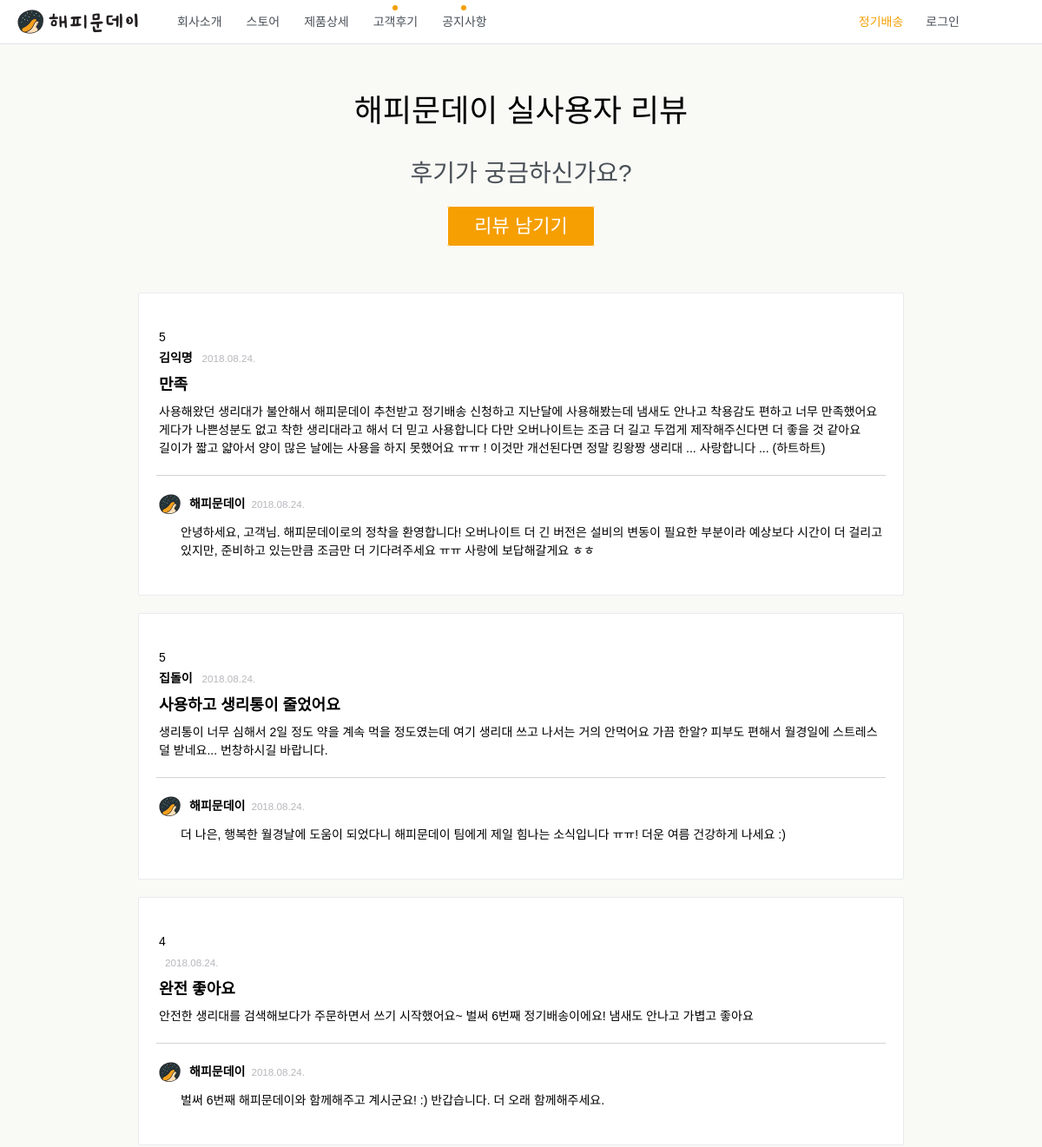
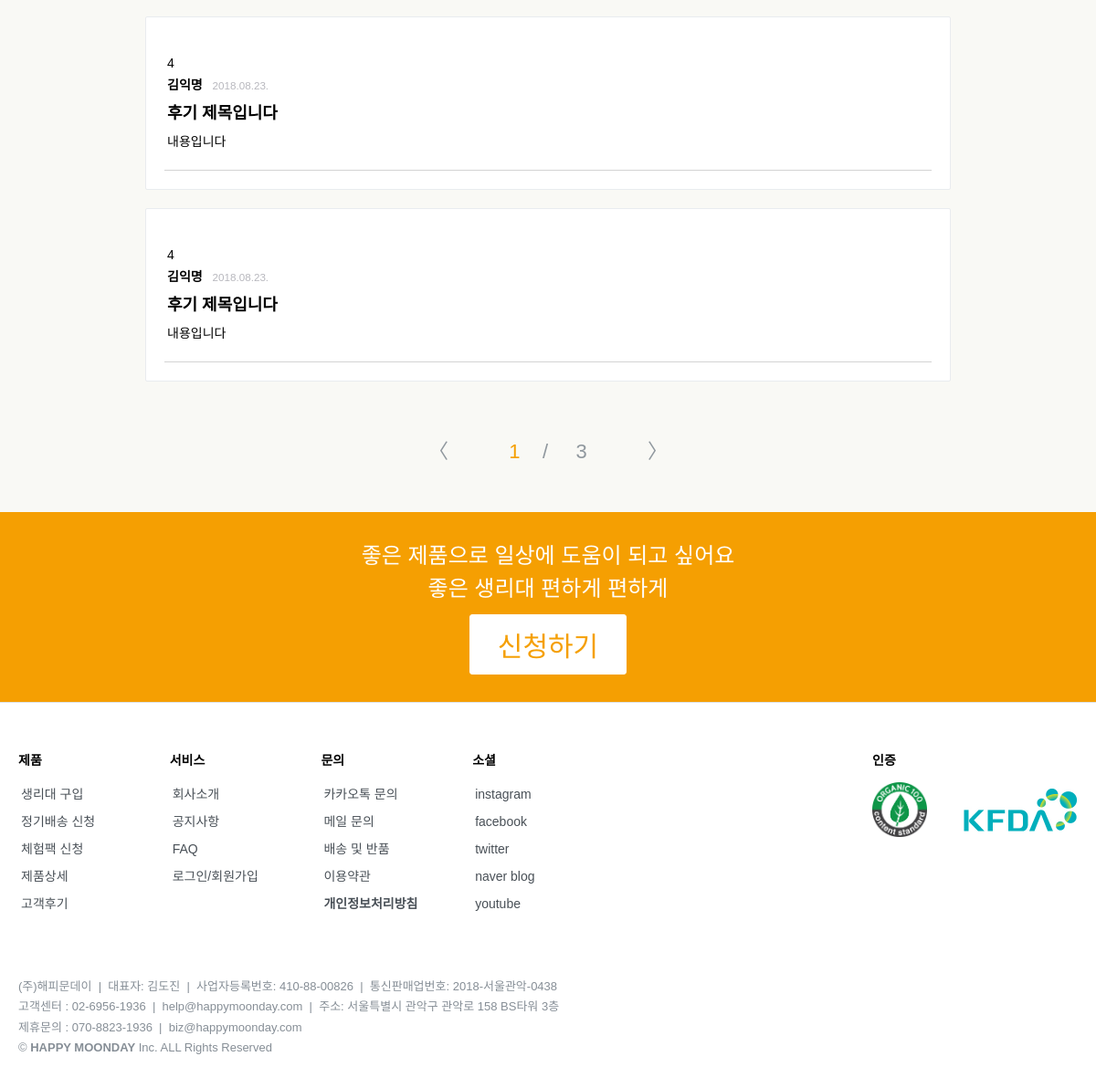
/review/, run on the app's committed database (2 pictures, top to bottom).
### reviews/models.py (models this page shows, shortened)
class Review(models.Model):
    STAR_CHOICES = (
        (1, 1), (2, 2), (3, 3), (4, 4), (5, 5),
    )
    user = models.ForeignKey(settings.AUTH_USER_MODEL, on_delete=models.CASCADE)
    star = models.IntegerField(choices=STAR_CHOICES)
    title = models.CharField(max_length=100)
    content = models.TextField()
    created_at = models.DateTimeField(auto_now_add=True)
    updated_at = models.DateTimeField(auto_now=True)

class Review_Comment(models.Model):
    review = models.ForeignKey(Review, on_delete=models.CASCADE,) #related_name="comment_set"
    author = models.ForeignKey(settings.AUTH_USER_MODEL, on_delete=models.CASCADE)
    message = models.TextField()
    created_at = models.DateTimeField(auto_now_add=True)
    updated_at = models.DateTimeField(auto_now=True)

### accounts/models.py (models this page shows)
class Information(models.Model):
    user = models.OneToOneField(settings.AUTH_USER_MODEL, on_delete=models.CASCADE)
    name = models.CharField(max_length=100)
    email = models.CharField(max_length=100)
    birth_year = models.IntegerField(blank=True)
    birth_month = models.IntegerField(blank=True)
    birth_day = models.IntegerField(blank=True)
    channel = models.CharField(max_length=100)
    referral_code = models.CharField(max_length=100)
    created_at = models.DateTimeField(auto_now_add=True)
    updated_at = models.DateTimeField(auto_now=True)

### reviews/views.py (the view)
# urls.py: path('', views.review_list, name='review_list'),
def review_list(request):
    all_reviews = Review.objects.all()
    all_reviews = all_reviews.order_by('-id')
    paginator = Paginator(all_reviews, 5)
    page = request.GET.get('page')
    reviews = paginator.get_page(page)
    ctx = {
        'reviews': reviews,
    }
    return render(request, 'reviews/review_list.html', ctx)

### reviews/templates/reviews/review_list.html (shortened to what this page needs)
{% extends 'base.html' %}
{% load static %}
{% load el_pagination_tags %}
{% block css %}
    <link rel="stylesheet" href="/static/css/reviews/review_list.css">
{% endblock %}
{% block main %}
<div class="top">
    <h1>해피문데이 실사용자 리뷰</h1>
    <h2>후기가 궁금하신가요?</h2>
    <a class="btn-review" href="{% url 'reviews:review_create' %}">리뷰 남기기</a>
</div>
<div class="reviews_container_pagination">
    {% for review in reviews %}
        <div class="reviewAndcomment">
            <div class="review">
                <ul>
                    <li>{{ review.star }}</li>
                    <li><b>{{ review.user.information.name }}</b> <small>{{ review.created_at |date:"Y.m.d."}}</small></li>
                    <li id="review_title">{{ review.title }} </li>
                    <li>{{ review.content }}</li>
                </ul>
            </div>
            <div class="comment">
                {% for comment in review.review_comment_set.all %}
                    <ul>
                        <li class="superuser">
                            <img id="logo_symbol" src="{% static 'images/logo_symbol_happymoonday.png' %}">
                            <b>해피문데이</b><small>{{ comment.created_at |date:"Y.m.d."}}</small>
                        </li>
                        <li class="superuser_message">{{ comment.message }}</li>
                    </ul>
                {% endfor %}
            </div>
        </div>
    {% endfor %}
</div>
<div class="pages">
    <span class="step-links">
        {% if reviews.has_previous %}
            <a href="?page={{ reviews.previous_page_number }}"> 〈 </a>
        {% else %}
            <a> 〈 </a>
        {% endif %}
        <span class="current">
            <span class="current_now">{{ reviews.number }}</span>  &nbsp; &nbsp;/  &nbsp; &nbsp; {{ reviews.paginator.num_pages }}
        </span>
        {% if reviews.has_next %}
            <a href="?page={{ reviews.next_page_number }}"> 〉 </a>
        {% else %}
            <a> 〉 </a>
        {% endif %}
    </span>
</div>
<div class="bottom">
    <div class="bottom_container">
        <p>좋은 제품으로 일상에 도움이 되고 싶어요</p>
        <p>좋은 생리대 편하게 편하게</p>
        <button>신청하기</button>
    </div>
</div>
{% endblock %}

### static/css/login/default.css (style rules this page uses)
html { -webkit-text-size-adjust: 100%; font-family: 'NanumSquare', 'Helvetica', 'APPLE SD Gothic Neo', 'Malgun Gothic', 'Dotum', sans-serif; color: #000000; }
body { width: 100vw; height: 100vh; overflow-x: hidden; overflow-y: scroll; margin: 0; padding: 0; font-size: 0.875rem; line-height: 1.5; word-break: keep-all; }
img { border: 0; }
button,select { text-transform: none; cursor: pointer; font-family: 'NanumSquare', 'Helvetica', 'APPLE SD Gothic Neo', 'Malgun Gothic', 'Dotum', sans-serif; }
a { color: inherit; text-decoration: none; cursor: pointer; -webkit-transition: all 0.3s; -o-transition: all 0.3s; transition: all 0.3s; }

### static/css/reviews/review_list.css (style rules this page uses)
body { background: #f9f9f5; font-weight: 200; }
li { list-style: none; margin: 3px; }
ul { padding: 0; margin: 20px 0; }
.top h1 { font-weight: normal; font-size: 36px; }
.top h2 { color: #495057; font-weight: normal; font-size: 28px; }
.btn-review { padding: 10px 30px; margin-top: 10px; font-size: 22px; background: #f59f02; color: white; border: 1px solid white; border-radius: 3px; }
.reviews_container_pagination { display: flex; flex-direction: column; align-items: center; margin: 20px 0; }
.reviewAndcomment { background: white; padding: 20px; margin: 10px; border: 1px solid #e9ecef; border-radius: 2px; width: 70%; }
.reviewAndcomment small { color:#b7b7bd; margin-left: 7px; }
#review_title { font-weight: bold; font-size: 18px; margin-top: 7px; margin-bottom: 7px; }
.comment { border-top: 1px solid lightgrey; }
.comment .superuser { display: flex; flex-direction: row; align-items: center; margin-bottom: 10px; }
.superuser_message { padding-left: 25px; }
#logo_symbol { width: 25px; height: 25px; margin-right: 10px; }
.pages { text-align: center; font-size: 22px; margin: 50px 0; color: #90989e; }
.pages .current { padding: 0 60px; }
.pages .current .current_now { color: #f59f00; }
.bottom { background: #f59f02; color: white; padding: 30px 0; }
.bottom_container { font-size: 24px; display: flex; flex-direction: column; align-items: center; }
.bottom_container p { margin: 0; }
.bottom_container button { padding: 10px 30px; margin-top: 10px; font-size: 30px; background: white; color: #f59f02; border: 1px solid white; border-radius: 3px; }

### data on the page
Review: star "5", user.information.name "김익명", created_at "2018.08.24.", title "만족", content "사용해왔던 생리대가 불안해서 해피문데이 추천받고 정기배송 신청하고 지난달에 사용해봤는데 냄새도 안나고 착용감도 편하고 너무 만족했어요 게다가 나쁜성분도 없고 착한 생리대라고 해서 더 믿고 사용합니다 다만 오버나이트는 조금 더 길고 두껍게 제작해주신다면 더 좋을 것 같아요 길이가 짧고 얇아서 양이 많은 날에는 사용을 하지 못했어요 ㅠㅠ ! 이것만 개선된다면 정말 킹왕짱 생리대 ... 사랑합니다 ... (하트하트)"
Review_Comment: created_at "2018.08.24.", message "안녕하세요, 고객님. 해피문데이로의 정착을 환영합니다! 오버나이트 더 긴 버전은 설비의 변동이 필요한 부분이라 예상보다 시간이 더 걸리고 있지만, 준비하고 있는만큼 조금만 더 기다려주세요 ㅠㅠ 사랑에 보답해갈게요 ㅎㅎ"
Review: star "5", user.information.name "집돌이", created_at "2018.08.24.", title "사용하고 생리통이 줄었어요", content "생리통이 너무 심해서 2일 정도 약을 계속 먹을 정도였는데 여기 생리대 쓰고 나서는 거의 안먹어요 가끔 한알? 피부도 편해서 월경일에 스트레스 덜 받네요... 번창하시길 바랍니다."
Review_Comment: created_at "2018.08.24.", message "더 나은, 행복한 월경날에 도움이 되었다니 해피문데이 팀에게 제일 힘나는 소식입니다 ㅠㅠ! 더운 여름 건강하게 나세요 :)"
Review: star "4", created_at "2018.08.24.", title "완전 좋아요", content "안전한 생리대를 검색해보다가 주문하면서 쓰기 시작했어요~ 벌써 6번째 정기배송이에요! 냄새도 안나고 가볍고 좋아요"
Review_Comment: created_at "2018.08.24.", message "벌써 6번째 해피문데이와 함께해주고 계시군요! :) 반갑습니다. 더 오래 함께해주세요."
Review: star "4", user.information.name "김익명", created_at "2018.08.23.", title "후기 제목입니다", content "내용입니다"
Review: star "4", user.information.name "김익명", created_at "2018.08.23.", title "후기 제목입니다", content "내용입니다"

### other printed values
{{ reviews.number }} "1"
{{ reviews.paginator.num_pages }} "3"
